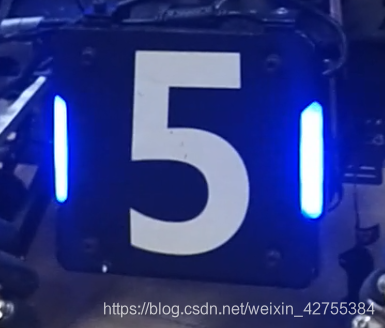
//> input picture tutorial_2/example/opencv/demo/blue_5.png, 385 x 328 px
$ ./test2   (built with g++ and OpenCV 4)
//> lines starting //> are read from the running program, lines starting //| are printed output that depends on the picture; after the words box and inside, x2 and y2 are one past the last pixel; in counts of white or black regions, pixels touching at a corner belong together
#include <opencv2/opencv.hpp>
int main(){
    cv::Mat img = cv::imread("blue_5.png");
//> img is the input picture: 328 rows x 385 cols, CV_8UC3; mean B, G, R 127.3, 56.2, 45.2
    //读取BGR三通道的图片
    if (img.empty()){
        std::cerr <<"错误"<<"\n";
        return -1;
    }
    cv::imwrite("output.jpg", img);//写入
    cv::imshow("窗口名字",img);//展示
    cv::Mat hsv,blue;
    cv::cvtColor(img, hsv, cv::COLOR_BGR2HSV);//转换为HSV颜色空间
//> hsv: 328 rows x 385 cols, CV_8UC3; mean H, S, V 115.5, 177.9, 127.3
    cv::inRange(hsv, cv::Scalar(100, 100, 100), cv::Scalar(120, 255, 255), hsv);//提取蓝色区域
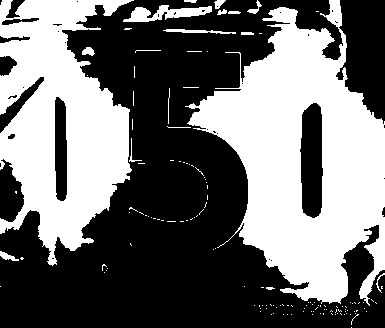
//> hsv: 328 rows x 385 cols, CV_8UC1; 43.3% white; 138 white regions (120 under 20 px), largest, box (x1, y1, x2, y2) and area: (185, 0, 385, 306) 31227, (0, 0, 134, 266) 21534, (123, 5, 212, 22) 784
    cv::bitwise_and(img, img, blue, hsv);//将提取的蓝色区域与原图进行按位与操作
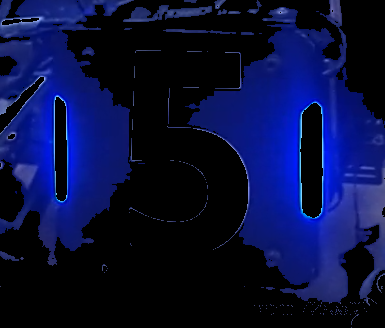
//> blue: 328 rows x 385 cols, CV_8UC3; mean B, G, R 59.2, 14.3, 7.8
    cv::imshow("提取的蓝色区域", blue);
    cv::waitKey(0);
    return 0;
}
